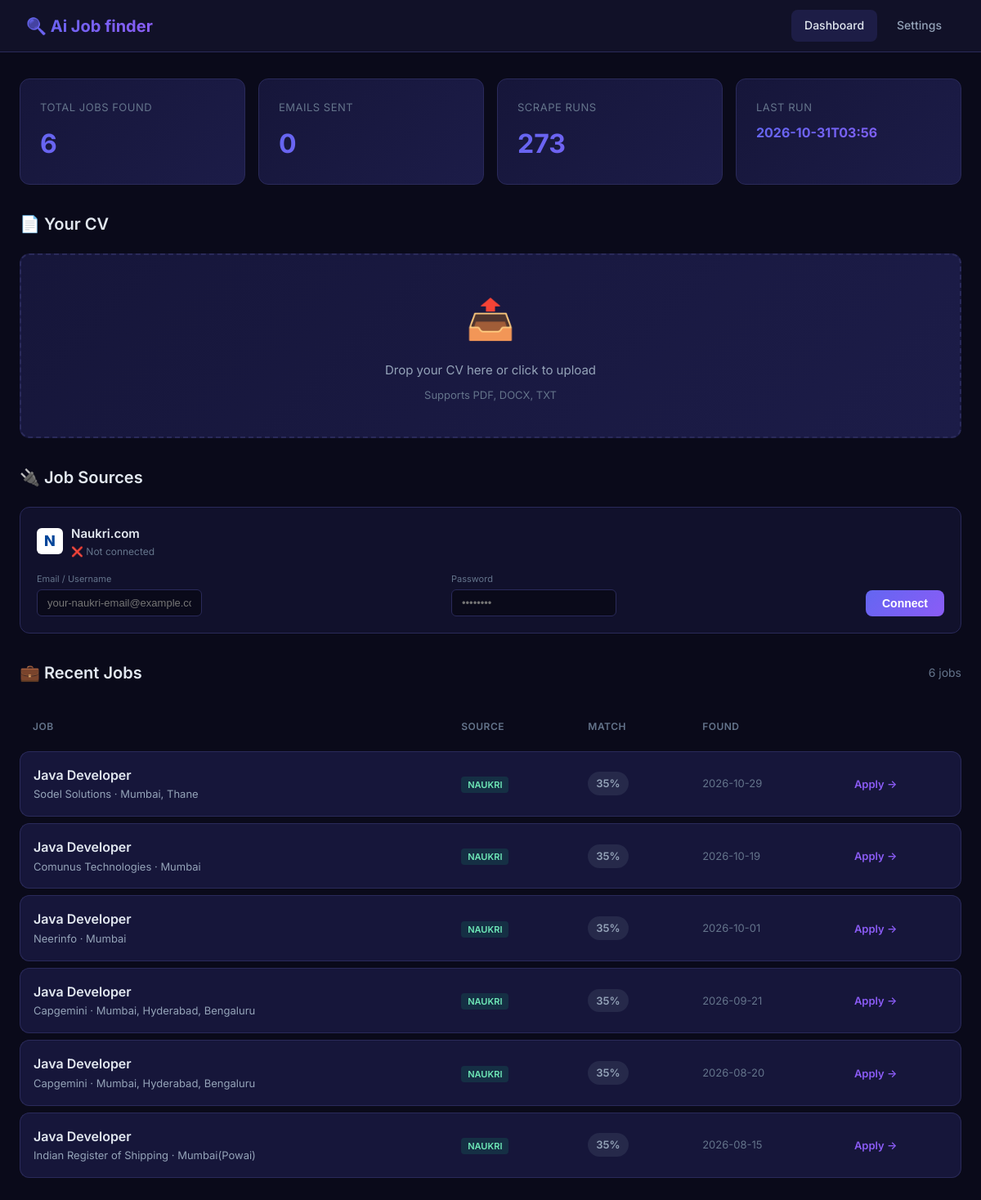
Before: / with the older database file.
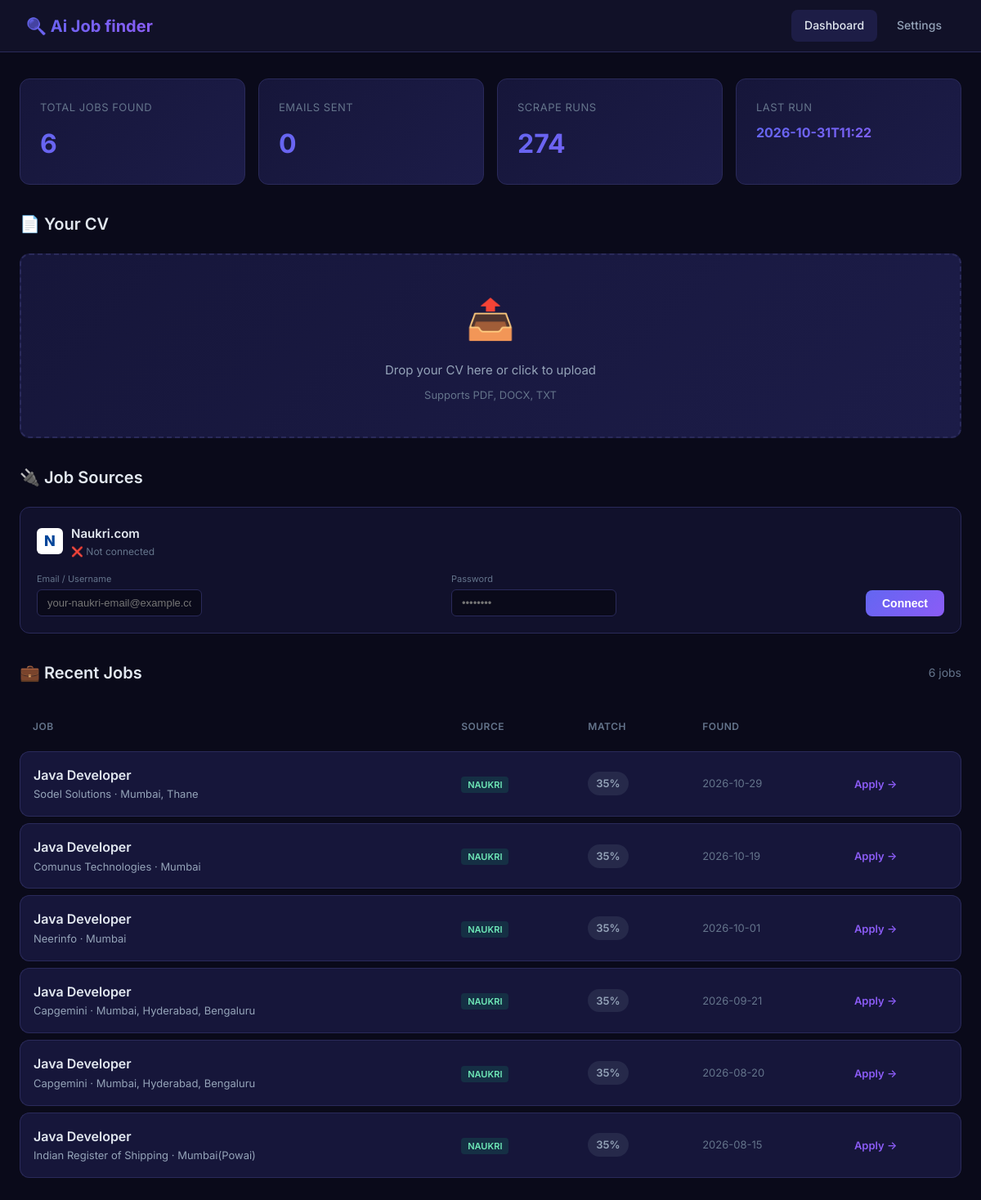
After: the same page with the newer database file.
### tables this page shows
CREATE TABLE scrape_runs (
                    id INTEGER PRIMARY KEY AUTOINCREMENT,
                    timestamp TEXT,
                    jobs_found INTEGER,
                    jobs_new INTEGER,
                    jobs_notified INTEGER
                );

CREATE TABLE seen_jobs (
                    id TEXT PRIMARY KEY,
                    title TEXT,
                    company TEXT,
                    location TEXT,
                    url TEXT,
                    source TEXT,
                    score REAL DEFAULT 0.0,
                    first_seen TEXT,
                    notified INTEGER DEFAULT 0,
                    notified_at TEXT
                );

### web/app.py (the view, shortened to what this page needs)
    @app.route("/")
    def index():
        page = request.args.get("page", 1, type=int)
        per_page = 20
        offset = (page - 1) * per_page
        config = load_config()
        db = JobDatabase(DB_PATH)
        total_jobs = db.get_total_jobs_count()
        recent_jobs = db.get_recent_jobs(limit=per_page, offset=offset)
        stats = db.get_stats()
        total_pages = (total_jobs + per_page - 1) // per_page
        cv_info = None
        return render_template(
            "index.html",
            jobs=recent_jobs,
            stats=stats,
            cv_info=cv_info,
            config=config,
            page=page,
            total_pages=total_pages,
            total_jobs=total_jobs
        )

### config.py (called while the page is built, shortened)
def load_config() -> AgentConfig:
    config = AgentConfig()
    config.email.sender_email = os.getenv("EMAIL_SENDER", config.email.sender_email)
    config.email.sender_password = os.getenv("EMAIL_PASSWORD", config.email.sender_password)
    config.email.recipient_email = os.getenv("EMAIL_RECIPIENT", config.email.recipient_email)
    config.naukri.naukri_user = os.getenv("NAUKRI_USER", config.naukri.naukri_user)
    config.naukri.naukri_password = os.getenv("NAUKRI_PASSWORD", config.naukri.naukri_password)
    config.tinyfish.api_key = os.getenv("TINYFISH_API_KEY", config.tinyfish.api_key)
    env_cv_path = os.getenv("CV_PATH")
    if env_cv_path:
        config.cv_path = env_cv_path
    return config

### storage/db.py (called while the page is built)
    def _connect(self) -> sqlite3.Connection:
        return sqlite3.connect(self.db_path)

    def get_recent_jobs(self, limit: int = 50, offset: int = 0) -> list:
        with self._connect() as conn:
            conn.row_factory = sqlite3.Row
            cursor = conn.execute("""
                SELECT * FROM seen_jobs
                ORDER BY first_seen DESC, score DESC
                LIMIT ? OFFSET ?
            """, (limit, offset))
            return [dict(row) for row in cursor.fetchall()]

    def get_total_jobs_count(self) -> int:
        with self._connect() as conn:
            return conn.execute("SELECT COUNT(*) FROM seen_jobs").fetchone()[0]

    def get_stats(self) -> dict:
        with self._connect() as conn:
            total = conn.execute("SELECT COUNT(*) FROM seen_jobs").fetchone()[0]
            notified = conn.execute("SELECT COUNT(*) FROM seen_jobs WHERE notified = 1").fetchone()[0]
            runs = conn.execute("SELECT COUNT(*) FROM scrape_runs").fetchone()[0]
            last_run = conn.execute(
                "SELECT timestamp FROM scrape_runs ORDER BY id DESC LIMIT 1"
            ).fetchone()
            return {
                "total_jobs_seen": total,
                "total_notified": notified,
                "total_runs": runs,
                "last_run": last_run[0] if last_run else "Never",
            }

### web/templates/index.html (shortened to what this page needs)
<!DOCTYPE html>
<html lang="en">
<head>
</head>
<body>
    <nav>
        <div class="nav-brand">🔍 Ai Job finder</div>
        <div class="nav-links">
            <a href="/" class="active">Dashboard</a>
            <a href="/settings">Settings</a>
        </div>
    </nav>
    <div class="container">
        <div class="stats-grid">
            <div class="stat-card">
                <div class="stat-label">Total Jobs Found</div>
                <div class="stat-value">{{ stats.total_jobs_seen }}</div>
            </div>
            <div class="stat-card">
                <div class="stat-label">Emails Sent</div>
                <div class="stat-value">{{ stats.total_notified }}</div>
            </div>
            <div class="stat-card">
                <div class="stat-label">Scrape Runs</div>
                <div class="stat-value">{{ stats.total_runs }}</div>
            </div>
            <div class="stat-card">
                <div class="stat-label">Last Run</div>
                <div class="stat-value" style="font-size:16px;">{{ stats.last_run[:16] if stats.last_run != 'Never' else 'Never' }}</div>
            </div>
        </div>
        <div class="section">
            <div class="section-header">
                <h2 class="section-title">📄 Your CV</h2>
            </div>
            {% if cv_info and not cv_info.get('error') %}
            <div class="cv-card">
                <h3>✓ CV Loaded: {{ cv_info.path.split('\\')[-1].split('/')[-1] }}</h3>
                {% if cv_info.email or cv_info.phone %}
                <div class="cv-detail">
                    {% if cv_info.email %}<strong>Email:</strong> {{ cv_info.email }} &nbsp;&nbsp;{% endif %}
                    {% if cv_info.phone %}<strong>Phone:</strong> {{ cv_info.phone }}{% endif %}
                </div>
                {% endif %}
                {% if cv_info.links %}
                <div class="cv-detail"><strong>Links:</strong>
                    {% for link in cv_info.links %}
                        <a href="{{ link if link.startswith('http') else 'https://' + link }}" target="_blank" style="color: var(--accent-blue); text-decoration: none; margin-right: 8px;">{{ link }}</a>
                    {% endfor %}
                </div>
                {% endif %}
                <div class="cv-detail"><strong>Experience:</strong> {{ cv_info.experience_years }} years</div>
                {% if cv_info.job_titles %}
                <div class="cv-detail"><strong>Job Titles:</strong> {{ cv_info.job_titles | join(', ') }}</div>
                {% endif %}
                {% if cv_info.education %}
                <div class="cv-detail"><strong>Education:</strong> {{ cv_info.education | join(', ') }}</div>
                {% endif %}
                {% if cv_info.skills %}
                <div class="cv-detail"><strong>Technical Skills:</strong></div>
                <div class="skill-tags">
                    {% for skill in cv_info.skills %}
                    <span class="skill-tag">{{ skill }}</span>
                    {% endfor %}
                </div>
                {% endif %}
            </div>
            {% else %}
            <form action="/upload" method="post" enctype="multipart/form-data">
                <div class="upload-area" id="upload-area">
                    <div class="upload-icon">📤</div>
                    <div class="upload-text">Drop your CV here or click to upload</div>
                    <div class="upload-hint">Supports PDF, DOCX, TXT</div>
                </div>
            </form>
            {% endif %}
        </div>
        <div class="section">
            <div class="section-header">
                <h2 class="section-title">🔌 Job Sources</h2>
            </div>
            <div class="naukri-card {% if config.naukri.naukri_user %}connected{% endif %}">
                <div class="naukri-card-header">
                    <div class="naukri-logo">N</div>
                    <div>
                        <div style="font-weight: 600; font-size: 15px;">Naukri.com</div>
                        <div style="font-size: 12px; color: var(--text-muted);">
                            {% if config.naukri.naukri_user %}
                                ✅ Connected as {{ config.naukri.naukri_user }}
                            {% else %}
                                ❌ Not connected
                            {% endif %}
                        </div>
                    </div>
                </div>
                <form action="/connect-naukri" method="post" class="naukri-form">
                    <div>
                        <label>Email / Username</label>
                        <input type="text" name="naukri_user" value="{{ config.naukri.naukri_user }}" placeholder="your-naukri-email@example.com">
                    </div>
                    <div>
                        <label>Password</label>
                        <input type="password" name="naukri_password" value="{{ config.naukri.naukri_password }}" placeholder="••••••••">
                    </div>
                    <button type="submit" class="btn btn-primary" style="padding: 8px 20px;">
                        {{ "Update" if config.naukri.naukri_user else "Connect" }}
                    </button>
                </form>
            </div>
        </div>
        <div class="section">
            <div class="section-header">
                <h2 class="section-title">💼 Recent Jobs</h2>
                <span style="color: var(--text-muted); font-size: 14px;">{{ jobs | length }} jobs</span>
            </div>
            {% if jobs %}
            <table class="jobs-table">
                <thead>
                    <tr>
                        <th>Job</th>
                        <th>Source</th>
                        <th>Match</th>
                        <th>Found</th>
                        <th></th>
                    </tr>
                </thead>
                <tbody>
                    {% for job in jobs %}
                    <tr>
                        <td>
                            <a href="{{ job.url }}" target="_blank" class="job-title">{{ job.title }}</a>
                            <div class="job-company">{{ job.company }} {% if job.location %}· {{ job.location }}{% endif %}</div>
                        </td>
                        <td>
                            <span class="job-source source-{{ job.source }}">{{ job.source }}</span>
                        </td>
                        <td>
                            {% set score = (job.score * 100) | int %}
                            <span class="score-badge {% if score >= 70 %}score-high{% elif score >= 40 %}score-mid{% else %}score-low{% endif %}">
                                {{ score }}%
                            </span>
                        </td>
                        <td style="color: var(--text-muted); font-size: 13px;">
                            {{ job.first_seen[:10] if job.first_seen else 'N/A' }}
                        </td>
                        <td>
                            <a href="{{ job.url }}" target="_blank" class="apply-link">Apply →</a>
                        </td>
                    </tr>
                    {% endfor %}
                </tbody>
            </table>
            {% else %}
            <div class="empty-state">
                <div class="icon">🔎</div>
                <h3>No jobs yet</h3>
                <p>Upload your CV and run a scrape to discover matching jobs</p>
            </div>
            {% endif %}
        </div>
    </div>
</body>
</html>

Changed rows visible on the page:
no longer on this page (row unchanged): scrape_runs: timestamp "2026-10-31T03:56"
added scrape_runs: timestamp "2026-10-31T11:22"
Other visible differences:
{{ stats.total_runs }}: "273" → "274"
